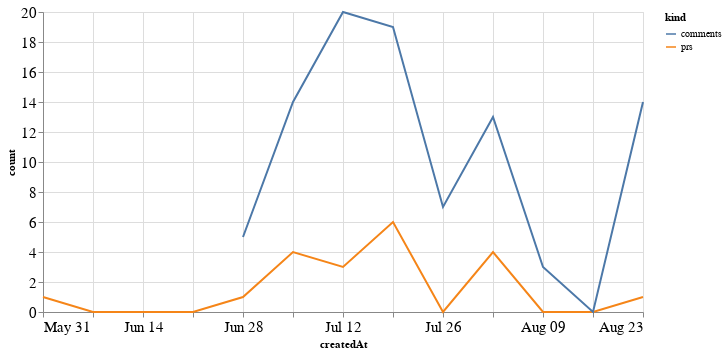

Notebook source saved alongside this figure:
### Code cell
alt.Chart(total_time, width=600).mark_line().encode(
    x='createdAt',
    y='count',
    color='kind'
)

### Figure 1 — Vega-Lite specification as saved in the notebook (floating-point values rounded to 4 significant figures)
{"config": {"axisLeft": {"labelFontSize": 15}, "axisBottom": {"labelFontSize": 15}}, "data": {"name": "data-61c09e79423b3b45a5896cd569c430ad"}, "mark": "line", "encoding": {"color": {"type": "nominal", "field": "kind"}, "x": {"type": "temporal", "field": "createdAt"}, "y": {"type": "quantitative", "field": "count"}}, "width": 600, "$schema": "https://vega.github.io/schema/vega-lite/v4.8.1.json", "datasets": {"data-61c09e79423b3b45a5896cd569c430ad": [{"createdAt": "2020-05-31T00:00:00", "kind": "prs", "count": 1.0}, {"createdAt": "2020-06-07T00:00:00", "kind": "prs", "count": 0.0}, {"createdAt": "2020-06-14T00:00:00", "kind": "prs", "count": 0.0}, {"createdAt": "2020-06-21T00:00:00", "kind": "prs", "count": 0.0}, {"createdAt": "2020-06-28T00:00:00", "kind": "prs", "count": 1.0}, {"createdAt": "2020-07-05T00:00:00", "kind": "prs", "count": 4.0}, {"createdAt": "2020-07-12T00:00:00", "kind": "prs", "count": 3.0}, {"createdAt": "2020-07-19T00:00:00", "kind": "prs", "count": 6.0}, {"createdAt": "2020-07-26T00:00:00", "kind": "prs", "count": 0.0}, {"createdAt": "2020-08-02T00:00:00", "kind": "prs", "count": 4.0}, {"createdAt": "2020-08-09T00:00:00", "kind": "prs", "count": 0.0}, {"createdAt": "2020-08-16T00:00:00", "kind": "prs", "count": 0.0}, {"createdAt": "2020-08-23T00:00:00", "kind": "prs", "count": 1.0}, {"createdAt": "2020-05-31T00:00:00", "kind": "comments", "count": null}, {"createdAt": "2020-06-07T00:00:00", "kind": "comments", "count": null}, {"createdAt": "2020-06-14T00:00:00", "kind": "comments", "count": null}, {"createdAt": "2020-06-21T00:00:00", "kind": "comments", "count": null}, {"createdAt": "2020-06-28T00:00:00", "kind": "comments", "count": 5.0}, {"createdAt": "2020-07-05T00:00:00", "kind": "comments", "count": 14.0}, {"createdAt": "2020-07-12T00:00:00", "kind": "comments", "count": 20.0}, {"createdAt": "2020-07-19T00:00:00", "kind": "comments", "count": 19.0}, {"createdAt": "2020-07-26T00:00:00", "kind": "comments", "count": 7.0}, {"createdAt": "2020-08-02T00:00:00", "kind": "comments", "count": 13.0}, {"createdAt": "2020-08-09T00:00:00", "kind": "comments", "count": 3.0}, {"createdAt": "2020-08-16T00:00:00", "kind": "comments", "count": 0.0}, {"createdAt": "2020-08-23T00:00:00", "kind": "comments", "count": 14.0}]}}
